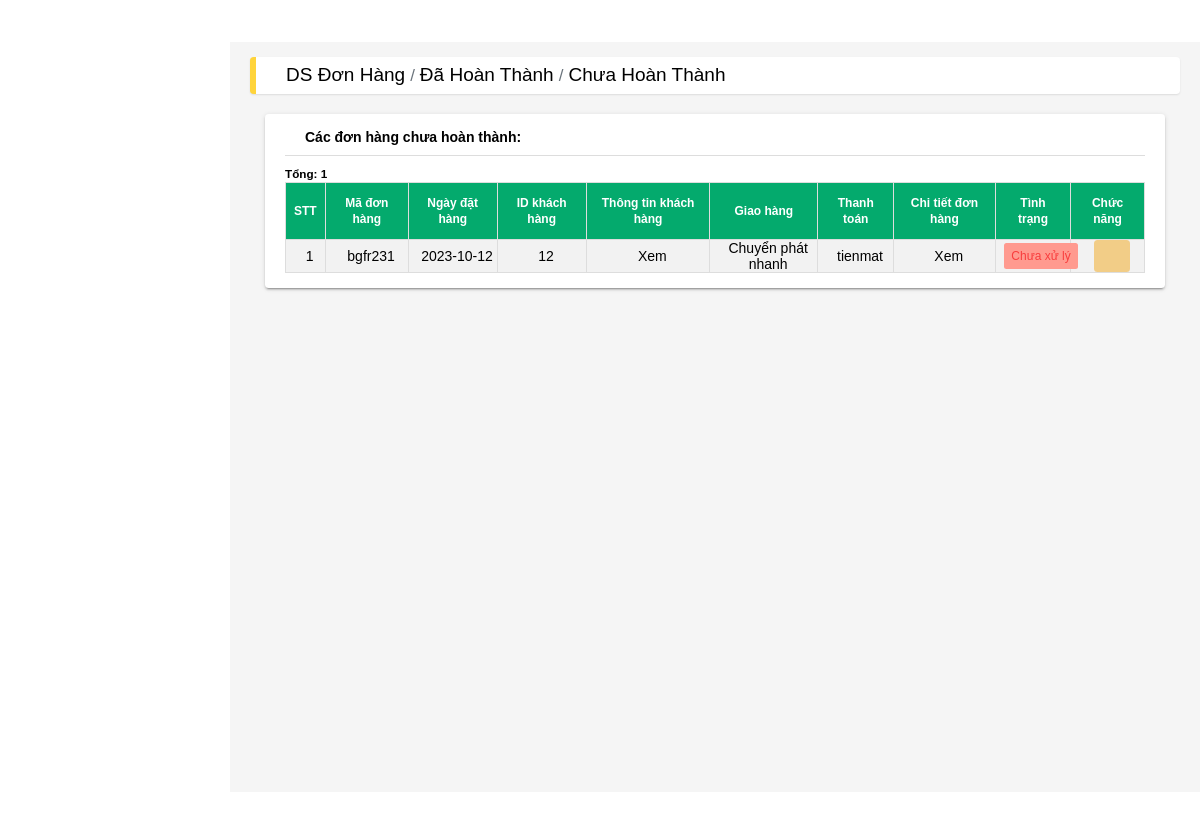
The page /admin/orderlist.php on the database its author committed.
### tables this page shows
CREATE TABLE `tbl_payment` (
  `payment_id` int(11) NOT NULL,
  `code_oder` varchar(255) NOT NULL,
  `session_idA` varchar(255) DEFAULT NULL,
  `register_id` int(11) NOT NULL,
  `giaohang` varchar(255) NOT NULL,
  `thanhtoan` varchar(255) NOT NULL,
  `order_date` date NOT NULL,
  `status` varchar(255) NOT NULL
);

### admin/orderlist.php (the view, shortened to what this page needs)
<!DOCTYPE html>
<html lang="en">
<head>
  <link rel="stylesheet" type="text/css" href="/css/main.css">
  <link rel="stylesheet" type="text/css" href="/css/base.css">
  <link rel="stylesheet" type="text/css" href="/css/css.css">
  <link rel="stylesheet" type="text/css" href="/css/error_page.css">
  <link rel="stylesheet" type="text/css" href="/css/style.css">
  <link rel="stylesheet" type="text/css" href="/css/responsive.scss">
  <link rel="stylesheet" type="text/css" href="/css/util.css">
</head>
<body>
</body>
</html>
<?php
   function show_orderNotDone(){
  $conn = mysqli_connect("localhost","root","","cuahangtienloi");
    $query = "SELECT * FROM tbl_payment WHERE status ='0'";
    $result = mysqli_query($conn,$query);
    return $result;
}
?>
      <main class="app-content">
        <div class="app-title">
            <ul class="app-breadcrumb breadcrumb side">
            <li class="breadcrumb-item active"><a href="orderlistall.php"><b>DS đơn hàng</b></a></li>
                <li class="breadcrumb-item active"><a href="orderlistdone.php"><b>Đã hoàn thành</b></a></li>
                <li class="breadcrumb-item active"><a href="orderlist.php"><b>Chưa hoàn thành</b></a></li>
            </ul>
        </div>
        <div class="row">
            <div class="col-md-12">
                <div class="tile">
                    <div class="tile-body">
                        <div class="row element-button">
                           <h3>Các đơn hàng chưa hoàn thành:</h3>
                        </div>
                        <div>
                          <table id="customers">
                            <tr>
                              <th>STT</th>
                              <th>Mã đơn hàng</th>
                              <th>Ngày đặt hàng</th>
                              <th>ID khách hàng</th>
                              <th>Thông tin khách hàng</th>
                              <th>Giao hàng</th>
                              <th>Thanh toán</th>
                              <th>Chi tiết đơn hàng</th>
                              <th>Tình trạng</th>
                              <th>Chức năng</th>
                            </tr>
                            <?php
                            $show_orderNotDone = show_orderNotDone();
                             if($show_orderNotDone){$i=0;while($result = $show_orderNotDone->fetch_assoc()){$i++;
                            ?>
                          <tr>
                            <td><?php echo $i ?></td>
                            <td><?php $ma = substr($result['session_idA'],0,8); echo $ma   ?></td>
                            <td><?php echo $result['order_date']?></td>
                            <td><?php echo $result['register_id']?></td>
                            <td class="td-list"><a href="register.php?registerid=<?php echo $result['register_id'] ?>"> Xem </a></td>
                            <td><?php echo $result['giaohang']  ?></td>
                            <td><?php echo $result['thanhtoan']  ?></td>
                            <td class="td-list"><a href="orderdetail.php?order_ma=<?php echo $result['session_idA'] ?>"> Xem </a></td>
                            <td> <a href="statisticalAdd.php?status=1&session_idA=<?php echo $result['session_idA'] ?>"><span class="badge bg-danger">Chưa xử lý</span></a>
                              </td>
                            <td><a href="orderdelete.php?session_idA=<?php echo $result['session_idA'] ?>" class="btn btn-edit" type="button" title="Xóa" onclick="return confirm('Đơn hàng sẽ bị xóa vĩnh viễn, bạn có chắc muốn tiếp tục không?');"><i class="fas fa-trash-alt ti-trash"></i></a></td>
                          </tr>
                          <?php
                            }echo "<h3>Tổng:  ".$i."</h3>";}
                          ?>
                          </table>
                        </div>
                    </div>
                </div>
            </div>
        </div>
    </main>
</body>
</html>

### css/main.css (style rules this page uses)
#customers { font-family: Arial, Helvetica, sans-serif; border-collapse: collapse; width: 100%; }
#customers td { padding-left: 1% !important; border: 1px solid #ddd; }
#customers th { border: 1px solid #ddd; padding: 8px; }
#customers tr:nth-child(even) { background-color: #f2f2f2; }
#customers th { padding-top: 12px; padding-bottom: 12px; background-color: #04AA6D; color: white; font-size: 12px; }

### css/base.css (style rules this page uses)
:root { --primary-color: rgb(243, 40, 40); --white-color: #fff; --black-color: #000; --text-color: #333; --border-color: #dbdbdb; --star-color: #FFCE3E; --blue-color: #409de3; --header-height: 120px; --navbar-height: 34px; --main-text-font: Arial, Helvetica, sans-serif; --header-with-search-height: calc(var(--header-height) - var(--navbar-height)); }
* { box-sizing: inherit; }
html { font-size: 62.5%; line-height: 1.6rem; font-family: var(--main-text-font); box-sizing: border-box; background-color: #F5F5F5; }
.row { width: 1600px; max-width: 100%; margin: 0 auto; }
li { list-style: none; }
a { text-decoration: none; color: var(--black-color); }
.btn { min-width: 36px; height: 32px; text-decoration: none; border: none; border-radius: 3px; font-size: 1.4rem; padding: 0 12px; outline: none; cursor: pointer; color: var(--text-color); display: inline-flex; align-items: center; justify-content: center; line-height: 1.6rem; }

### css/css.css (style rules this page uses)
* { margin: 0; padding: 0; box-sizing: border-box; outline: none; }

### css/style.css (style rules this page uses)
body { margin: 0 auto; }
.active { background-color: #333333; }

### css/util.css (style rules this page uses)
:root { --main-text-font: Arial, Helvetica, sans-serif; --main_color: #001C40; --main_bg: #FFD43B; --main_bg_color: #f5d870; --login_bg: #001C40; --white_bg:#ffffff; --onehundred_percent:100%; --black_color:#000; --back_bg:#000000; --margin_0:0px; --padding_0:0px; --none:none; --transparent:transparent; --font_14:14px; --font_13:13px; --font_15:15px; --font_17:17px; --font-22:22px; --nine-900:900; --center:center; --one_five:1.5; --radius_5px:.357rem; --vh_100:100vh; --h_45:45px; --auto:auto; --w_960px: 960px; --w_316:316px; --w_500: 500; --w300:300px; --flex-element:flex; --wrap-element:wrap; --radius_10:10px; --px_1:1px; --e_flex:flex; --shadow-form:1px 1px 10px #00000070; --hidden-element:hidden; --bg-cover:cover; --cursor_pointer:pointer; --p_wrap_login:100px 100px 50px 100px; --shadow_login:0px 0px 20px 0px #0000003b; }
* { margin: var(--margin_0); padding: var(--padding_0); box-sizing: border-box; }
b { font-weight: var(--none) !important; font-size: 19px; }
a { text-decoration: none; }
body, html { height: var(--onehundred_percent); font-family: var(--main-text-font); background: var(--white_bg); }

### rows shown on the page
tbl_payment: session_idA "bgfr231", order_date "2023-10-12", register "12", giaohang "Chuyển phát nhanh", thanhtoan "tienmat"

### other values the page prints
$i "1"
